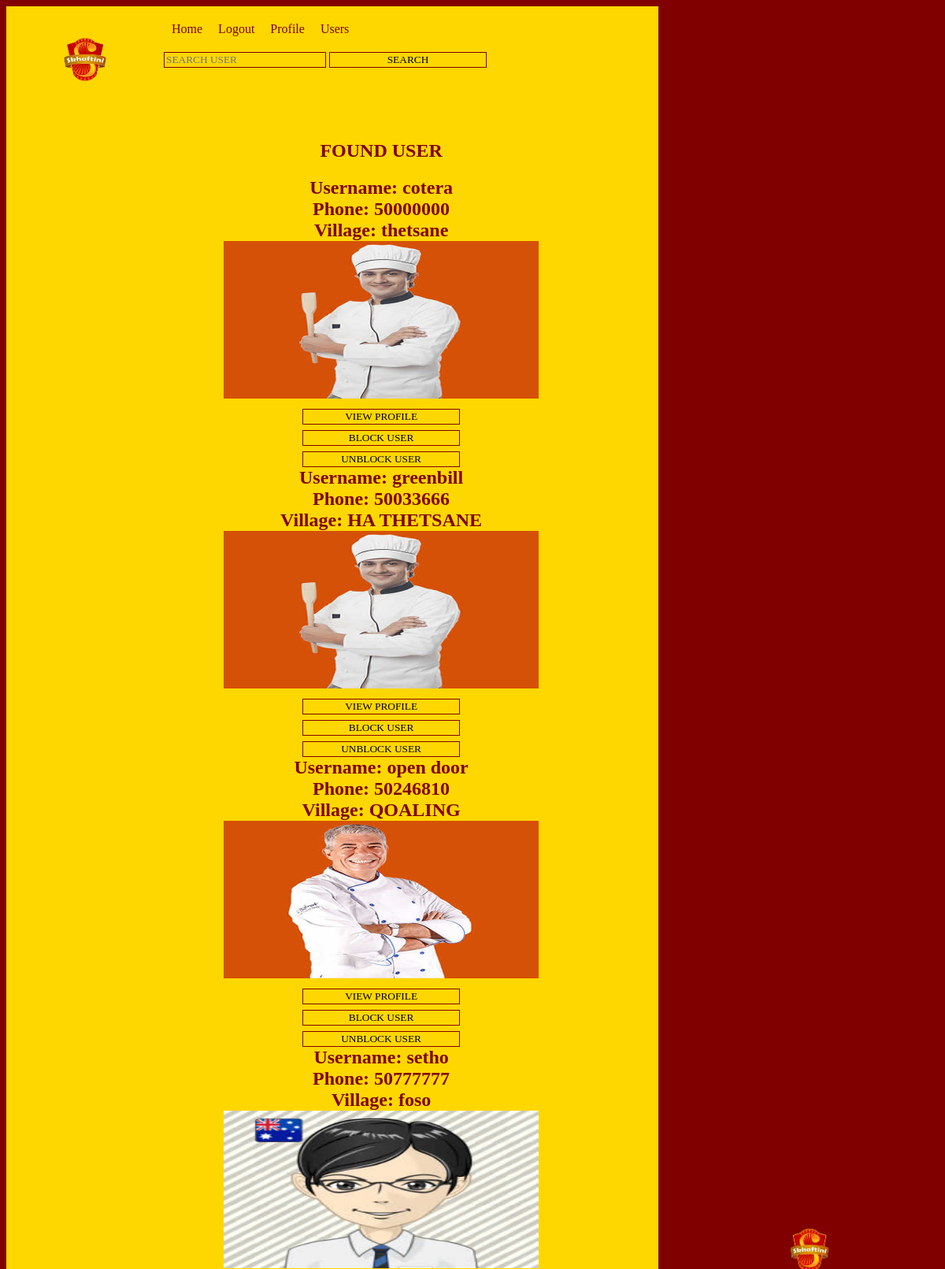
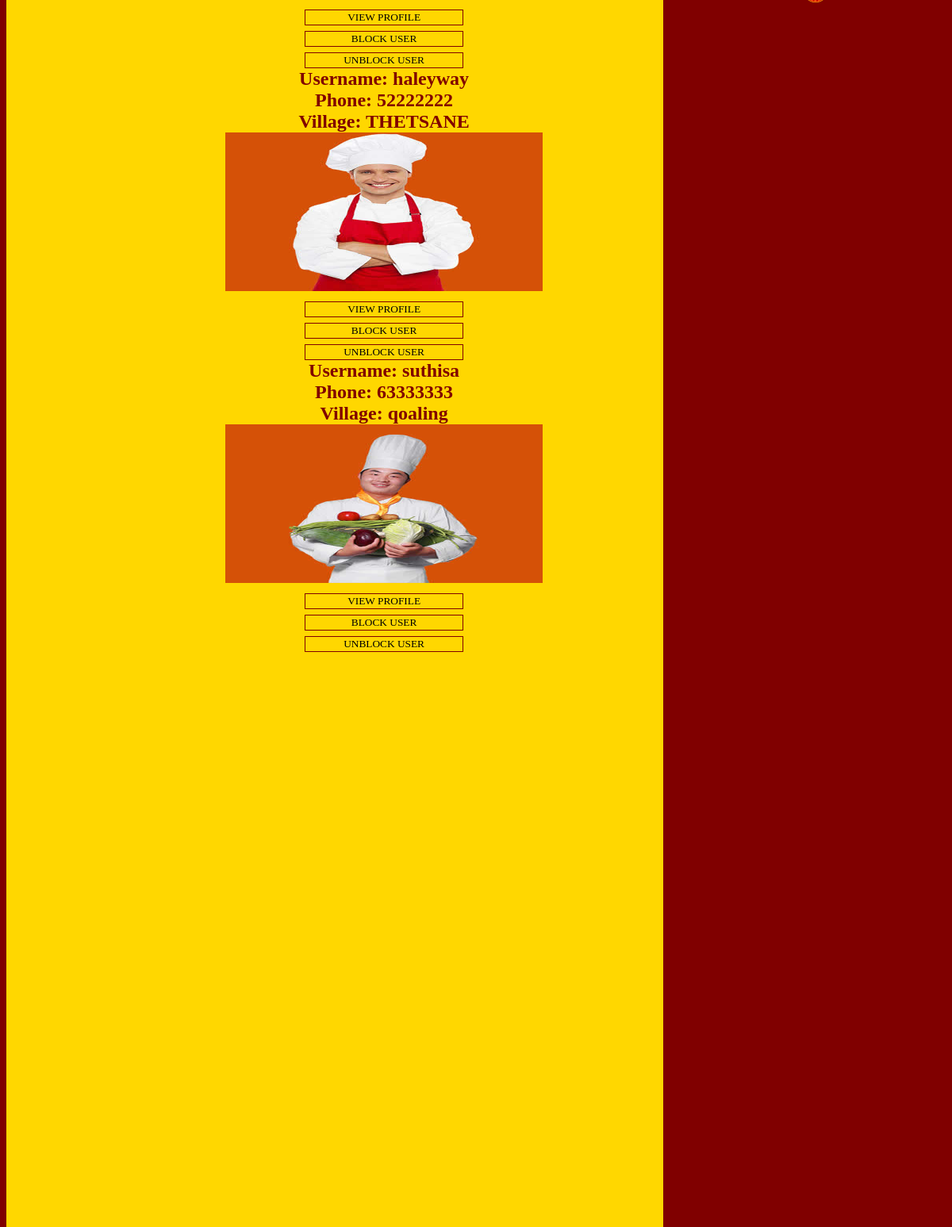
The app's page /searchuser.php (signed in) with its own data (2 pictures, top to bottom).
### tables this page shows
CREATE TABLE `user_registration` (
  `PHONE_NUMBER` int(8) NOT NULL,
  `EMAIL` varchar(320) NOT NULL,
  `NAME` varchar(80) NOT NULL,
  `HOUSE_NUMBER` int(70) NOT NULL,
  `PASSWORD` varchar(94) NOT NULL,
  `TYPE_OF_USER` varchar(15) NOT NULL,
  `IMAGE` varchar(255) NOT NULL,
  `STATUS` varchar(10) NOT NULL,
  `CREDIT_CARD` int(16) NOT NULL,
  `CHARGE` int(11) NOT NULL,
  `DATE_ACCOUNT_CREATED` date NOT NULL DEFAULT current_timestamp()
);

CREATE TABLE `user_address` (
  `HOUSE_NUMBER` int(70) NOT NULL,
  `STREET` varchar(30) NOT NULL,
  `CITY` varchar(30) NOT NULL,
  `DISTRICT` varchar(30) NOT NULL,
  `POSTAL_CODE` int(3) NOT NULL,
  `VILLAGE` varchar(50) NOT NULL
);

### searchuser.php (the view, shortened to what this page needs)
<?php
$DATABASE_HOST = 'localhost';
$DATABASE_USER = 'root';
$DATABASE_PASS = '';
$DATABASE_NAME = 'skhaftini';
$con = mysqli_connect($DATABASE_HOST, $DATABASE_USER, $DATABASE_PASS, $DATABASE_NAME);
$search = mysqli_real_escape_string($con, $_GET['search']);
?>
<!DOCTYPE html>
<html>
<head>
<link rel="stylesheet" href="skhaftini.css" />
</head>
<body>
<header>
<nav>
<img src="skaftini png-13.png" alt="logo" width="200px" height="135px" />
<nav>
<a href="home2.php">Home</a>
<a href="adminlogout.php">Logout</a>
<a href="profile3.php">Profile</a>
<a href="users.php">Users</a>
<form action="searchuser.php" method="get">
<input type="text" placeholder="SEARCH USER" name="search"/>
<input type="submit" value="SEARCH" name="submit" />
</form>
</nav>
</nav>
</header>
<section id='restaurantsection'>
<div>
<h1> FOUND USER</h1>
<h2>
<?php
$query  = "SELECT * FROM user_registration join user_address on user_registration.HOUSE_NUMBER = user_address.HOUSE_NUMBER WHERE NAME REGEXP '$search'";
$result = $con->query($query);
$rows = $result->num_rows;
if (!empty($rows)) {
for ($j = 0 ; $j < $rows ; ++$j)  {
$row = $result->fetch_array(MYSQLI_ASSOC);
echo 'Username: '   . htmlspecialchars($row['NAME'])   . '<br>';
echo 'Phone: '   . htmlspecialchars($row['PHONE_NUMBER'])   . '<br>';
echo 'Village: '   . htmlspecialchars($row['VILLAGE'])   . '<br>';
echo "<img src='uploaded1/".$row['IMAGE']."' width='400px' height='200px'>";
echo '
<form action="userprofile.php" method="post">
<input type="hidden" value="'.$row['PHONE_NUMBER'].'" name="phone">
<input type="submit" value="VIEW PROFILE" name="submit" />
</form>';
echo '
<form action="block.php" method="post">
<input type="hidden" value="'.$row['PHONE_NUMBER'].'" name="phone">
<input type="submit" value="BLOCK USER" name="submit" />
</form>';
echo '
<form action="unblock.php" method="post">
<input type="hidden" value="'.$row['PHONE_NUMBER'].'" name="phone">
<input type="submit" value="UNBLOCK USER" name="submit" />
</form>';
}} elseif (empty($rows)) {
echo 'No user by that name';
}
?>
</h2>
</div>
</section>
<aside id="restaurantaside">
</aside>
</body>

### skhaftini.css (style rules this page uses)
body { height:100% auto; width:100%; background-color:maroon; background-image:url("skaftini png-13.png"); background-size: 50%; background-position:center; background-repeat:no-repeat; background-attachment:fixed; font-family:Forte; }
body header { position:fixed; min-height: 80px; max-height:100px; width:68.9%; background-color: gold; float:left; padding-bottom:50px; }
body header nav img { float:left; }
body header nav nav { padding-top:10px; }
header nav nav a { float:left; margin: 10px; text-decoration:none; color: maroon; background-color: gold; }
header nav nav form { padding-top:10px; float: left; position:relative; }
a { font-family:Forte; }
section h1, h2 { color:maroon; }
section div { margin-left:15%; }
#restaurantsection { padding-top:150px; min-height: 3000px; max-height: auto; float:left; width:69%; background-color:gold; text-align:center; }
aside { position:fixed; width:49.3%; height:100%; margin-right:40%; background-color:maroon; color:gold; }
#restaurantaside { position:fixed; width:30%; height:100%; margin-left:70%; margin-top:0px; background-color:maroon; float:right; background-image:url("skaftini png-13.png"); background-size: 50%; background-position:center; background-repeat:no-repeat; }
input { width:200px; background-color:gold; font-family:Forte; border:1px solid maroon; }

### records on screen
user_registration: NAME "cotera", PHONE_NUMBER "50000000", user_address.VILLAGE "thetsane", IMAGE (picture)
user_registration: NAME "greenbill", PHONE_NUMBER "50033666", user_address.VILLAGE "HA THETSANE", IMAGE (picture)
user_registration: NAME "open door", PHONE_NUMBER "50246810", user_address.VILLAGE "QOALING", IMAGE (picture)
user_registration: NAME "setho", PHONE_NUMBER "50777777", user_address.VILLAGE "foso", IMAGE (picture)
user_registration: NAME "haleyway", PHONE_NUMBER "52222222", user_address.VILLAGE "THETSANE", IMAGE (picture)
user_registration: NAME "suthisa", PHONE_NUMBER "63333333", user_address.VILLAGE "qoaling", IMAGE (picture)
